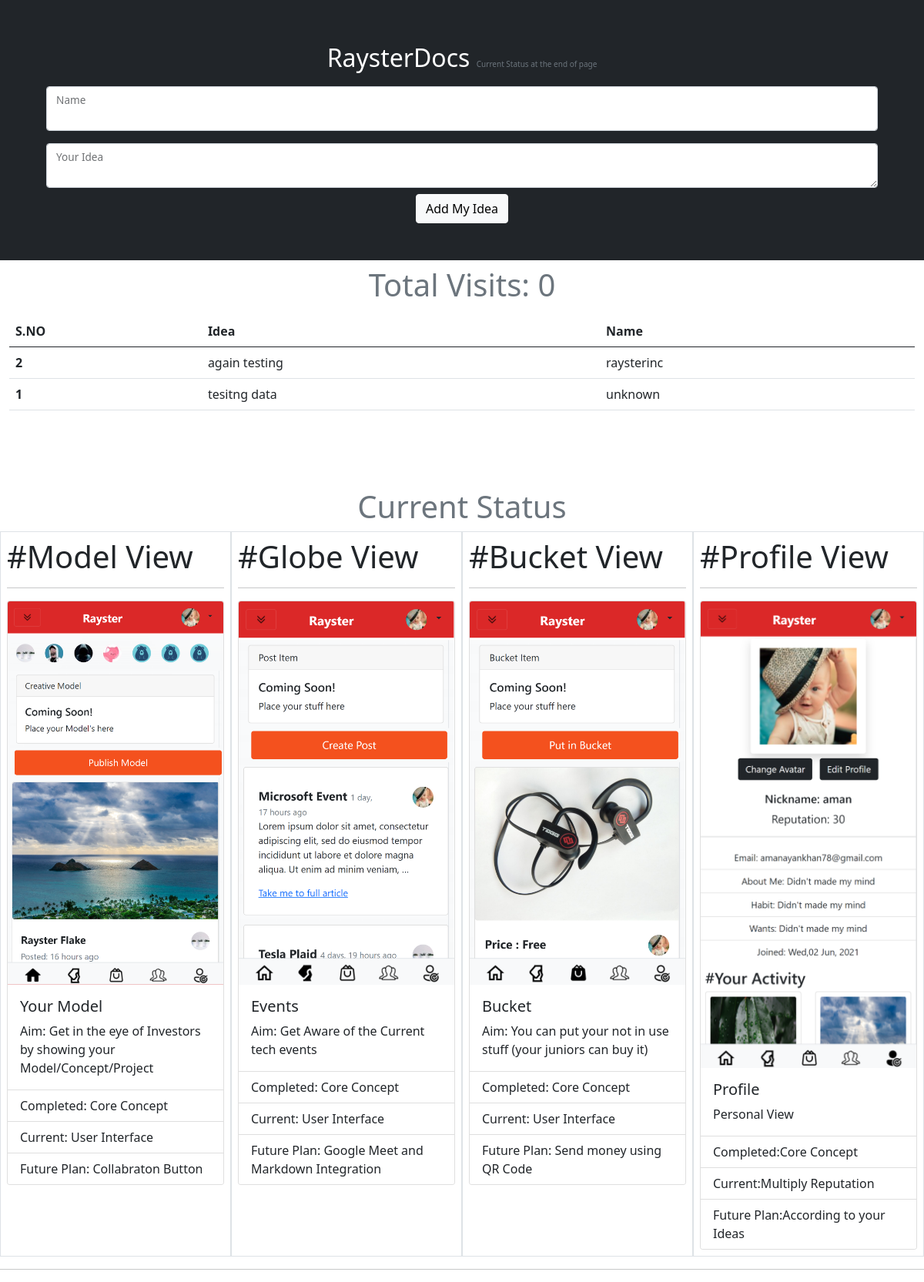
/, run on an earlier commit of the app's database.
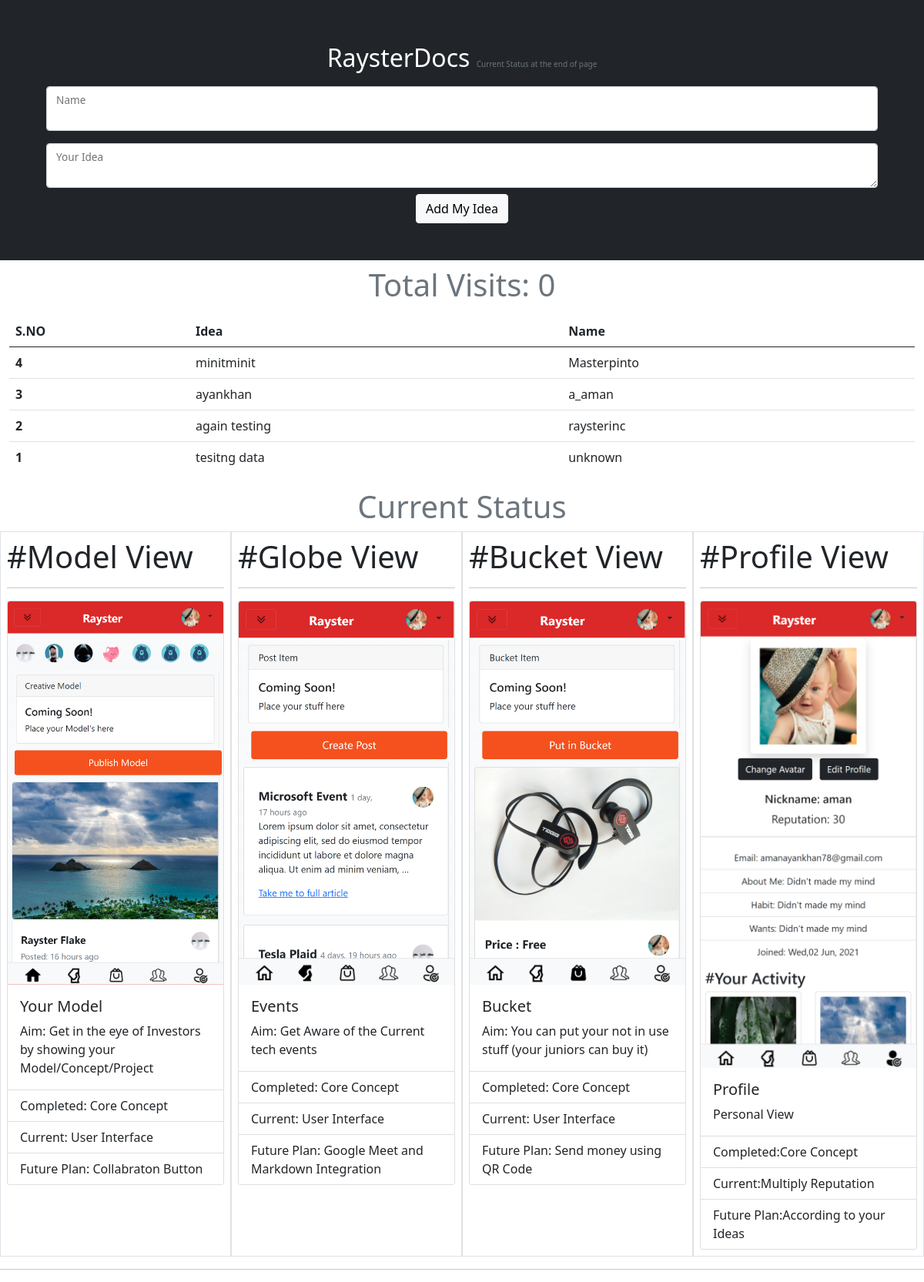
And on a later commit of the database.
### raydocs/models.py (models this page shows)
class MyIdea(models.Model):
    name = models.CharField(max_length=100)
    idea = models.TextField()

### raydocs/views.py (the view)
# urls.py: 2. Add a URL to urlpatterns:  path('', views.home, name='home')
def home(request):
    i = TotalVisit.objects.all()
    if len(i)==0:i=0
    else :i=i.last().count
    TotalVisit(count=i+1).save()
    allidea = MyIdea.objects.all()[::-1]
    if request.method=='POST':
        name = request.POST.get('instaid','unknown')
        idea = request.POST.get('idea','unknown')
        contri = MyIdea(name=name,idea=idea)
        contri.save()
    return render(request,'home.html',{'allidea':allidea,'totalvisit':i})

### templates/home.html (shortened to what this page needs)
<!DOCTYPE html>
<html lang="en">
{% load static %}
<head>
  <link href="https://cdn.jsdelivr.net/npm/bootstrap@5.0.2/dist/css/bootstrap.min.css" rel="stylesheet"
 />
  <link rel="stylesheet" href="{% static 'style.css' %}">
</head>
<body>
  <div class="container-fluid">
    <div class="row bg-dark p-5">
      <h1 class="bg-dark text-white text-center pb-2"> <span class="fs-2"> RaysterDocs <small class="text-muted" style="font-size: 10px;">Current Status at the end of page</small> </span> </h1>
      <form action="{% url 'home' %}" method="POST">
        <div class="form-floating mb-3">
          <input type="text" class="form-control" id="instaid" name="instaid" />
          <label for="instaid">Name</label>
        </div>
        <div class="form-floating">
          <textarea class="form-control" id="idea" name="idea" rows="5"></textarea>
          <label for="idea">Your Idea</label>
        </div>
        <div class="text-center mt-2">
          <button class="btn btn-light">Add My Idea</button>
        </div>
      </form>
    </div>
    <h1 class="fs-1 text-center text-muted p-2">Total Visits: {{totalvisit}}</h1>
    <div class="row">
      <div class="col" style="height:200px;overflow-y:auto">
        <table class="table table-hover">
          <thead>
            <tr>
              <th scope="col-1">S.NO</th>
              <th scope="col-8">Idea</th>
              <th scope="col-3">Name</th>
            </tr>
          </thead>
          <tbody>
            {% for idea in allidea %}
            <tr>
              <th >{{idea.id}}</th>
              <td>{{idea.idea}}</td>
              <td>{{idea.name}}</td>
            </tr>
            {% endfor %}
          </tbody>
        </table>
      </div>
    </div>
    <br>
    <h1 class="fs-1 text-center text-muted">Current Status</h1>
    <div class="row">
      <div class="col-sm-3 border p-2">
        <h1>#Model View</h1>
        <hr>
        <div class="card">
          <img src="{% static 'modal.png' %}" class="card-img-top" alt="...">
          <div class="card-body">
            <h5 class="card-title">Your Model</h5>
            <p class="card-text">Aim: Get in the eye of Investors by showing your Model/Concept/Project</p>
          </div>
          <ul class="list-group list-group-flush">
            <li class="list-group-item">Completed: Core Concept</li>
            <li class="list-group-item">Current: User Interface</li>
            <li class="list-group-item">Future Plan: Collabraton Button</li>
          </ul>
        </div>
      </div>
      <div class="col-sm-3 border p-2">
        <h1>#Globe View</h1>
        <hr>
        <div class="card">
          <img src="{% static 'globe.png' %}" class="card-img-top" alt="...">
          <div class="card-body">
            <h5 class="card-title">Events</h5>
            <p class="card-text">Aim: Get Aware of the Current tech events</p>
          </div>
          <ul class="list-group list-group-flush">
            <li class="list-group-item">Completed: Core Concept</li>
            <li class="list-group-item">Current: User Interface</li>
            <li class="list-group-item">Future Plan: Google Meet and Markdown Integration</li>
          </ul>
        </div>
      </div>
      <div class="col-sm-3 border p-2">
        <h1>#Bucket View</h1>
        <hr>
        <div class="card">
        <img src="{% static 'bucket.png' %}" class="card-img-top" alt="...">
        <div class="card-body">
          <h5 class="card-title">Bucket</h5>
          <p class="card-text">Aim: You can put your not in use stuff (your juniors can buy it)</p>
        </div>
        <ul class="list-group list-group-flush">
          <li class="list-group-item">Completed: Core Concept</li>
          <li class="list-group-item">Current: User Interface</li>
          <li class="list-group-item">Future Plan: Send money using QR Code</li>
        </ul>
      </div></div>
      <div class="col-sm-3 border p-2">
        <h1>#Profile View</h1>
        <hr>
        <div class="card">
        <img src="{% static 'profile.png' %}" class="card-img-top" alt="...">
        <div class="card-body">
          <h5 class="card-title">Profile</h5>
          <p class="card-text">Personal View</p>
        </div>
        <ul class="list-group list-group-flush">
          <li class="list-group-item">Completed:Core Concept</li>
          <li class="list-group-item">Current:Multiply Reputation</li>
          <li class="list-group-item">Future Plan:According to your Ideas</li>
        </ul>
      </div></div>
    </div>
  </div>
  <hr>
</body>
</html>

What changed in the data, as far as the page shows it:
added MyIdea: id "4", idea "minitminit", name "Masterpinto"
added MyIdea: id "3", idea "ayankhan", name "a_aman"
